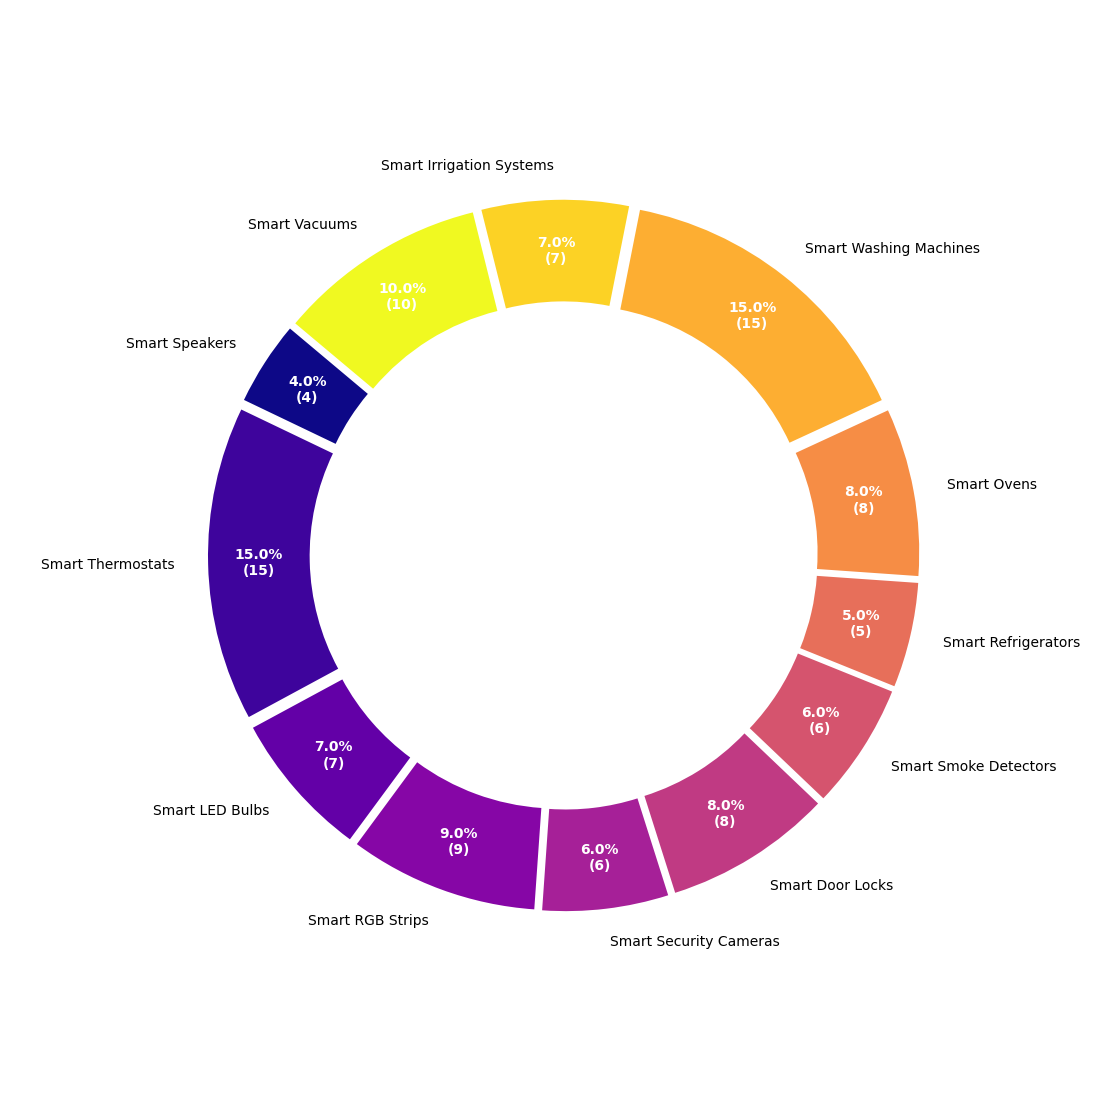

Recreate this plot in Python.
import matplotlib.pyplot as plt
import numpy as np

labels = [
    'Smart Speakers', 'Smart Thermostats', 'Smart LED Bulbs', 
    'Smart RGB Strips', 'Smart Security Cameras', 'Smart Door Locks', 
    'Smart Smoke Detectors', 'Smart Refrigerators', 'Smart Ovens', 
    'Smart Washing Machines', 'Smart Irrigation Systems', 'Smart Vacuums'
]
sizes = np.random.permutation([10, 8, 7, 5, 15, 6, 4, 9, 7, 8, 6, 15])

# Generate and apply a new set of colors
colors = plt.cm.plasma(np.linspace(0, 1, len(labels)))

fig, ax = plt.subplots(figsize=(11, 11), subplot_kw=dict(aspect="equal"))

wedges, texts, autotexts = ax.pie(
    sizes, 
    labels=labels, 
    colors=colors, 
    autopct=lambda pct: '{:.1f}%\n({:d})'.format(pct, int(np.round(pct/100.*np.sum(sizes)))),
    startangle=140, 
    pctdistance=0.85,
    wedgeprops=dict(width=0.3), 
    explode=[0.05]*len(labels)
)

center_circle = plt.Circle((0, 0), 0.55, fc='white')
fig.gca().add_artist(center_circle)

ax.axis('off')

for autotext in autotexts:
    autotext.set_color('white')
    autotext.set_size(10)
    autotext.set_weight('bold')

plt.show()
